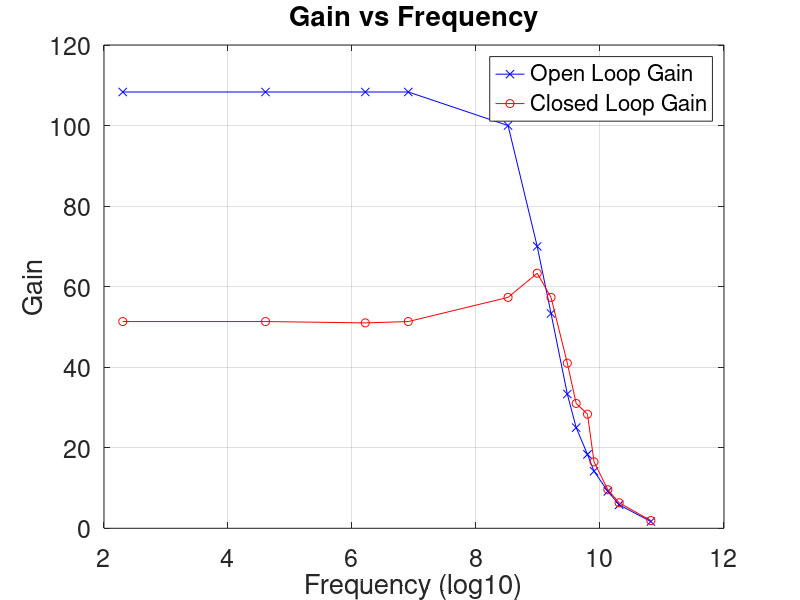
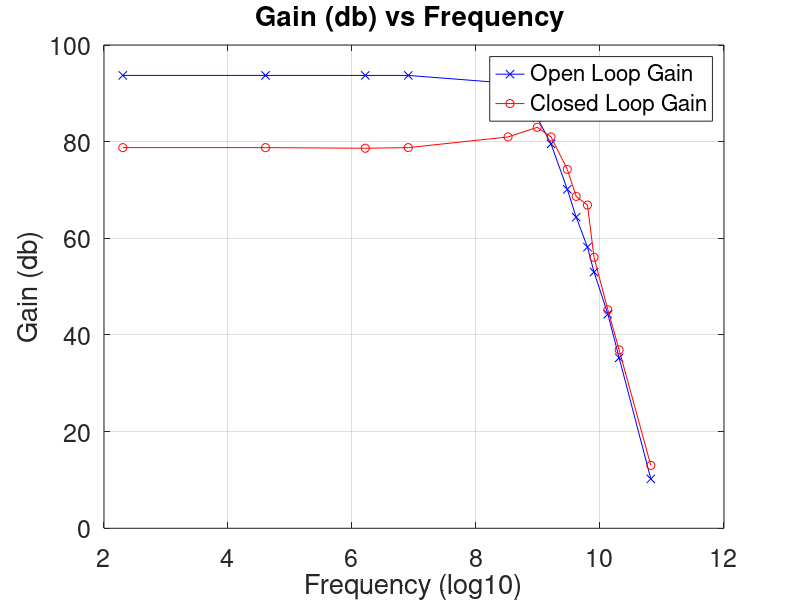
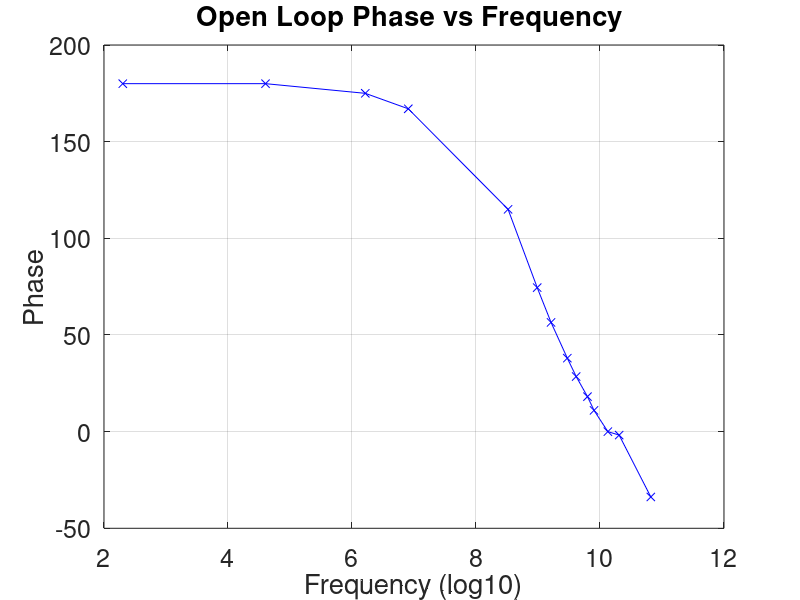
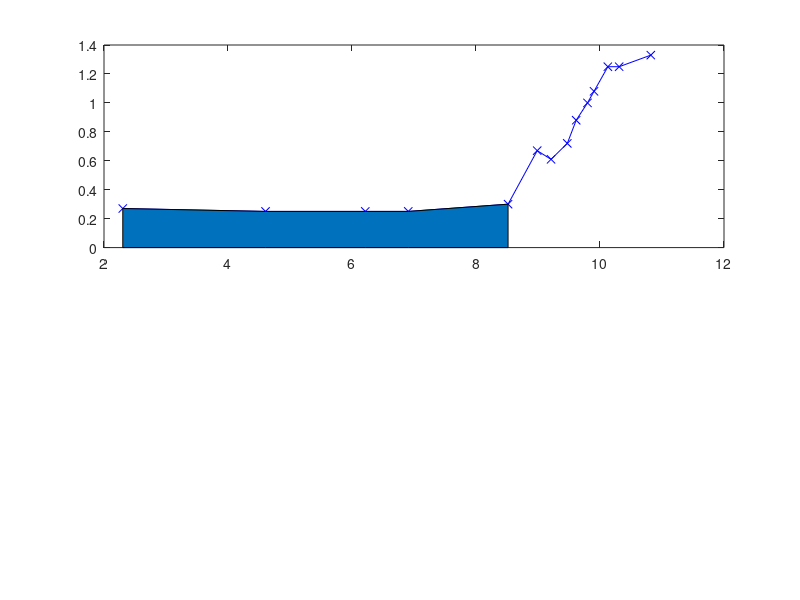

Reproduce these figures in MATLAB, in order. (Note: this script raises an error after producing the figures.)
clc;
close all;
clear all;

%open loop values
open_freq = [0.01	0.1	0.5	1	5	8	10	13	15	18	20	25	30	50] * 1e3;
open_v_in = [120 120 120 120 120 120 120 120 120 120 120 120 120 120] * 1e-3;
open_v_out = [13.0 13.0 13.0 13.0 12.0 8.4	6.4	4.0	3.0	2.2	1.7	1.1	0.7	0.2];
open_v_in_distortion = [270	250	250	250	300	670	610	720	880	1000 1080 1250 1250 1330] * 1e-3;
open_phase = [180.0 180.0 175.0 167.0 115.0 74.5 56.5 38.0 28.5 18.1 11.0 0.0 -1.8 -33.8];

open_v_out_current_limit = [16.2 16.2 16.2 16.2 16.0 16.0 15.8 13.4 9.0	4.6];
open_rl = [1000	900	800	700	600	500	400	300	200	100];

open_gain = open_v_out./open_v_in;
open_gain_db = 20*log(open_gain);
open_freq_log = log(open_freq);

%closed loop values
closed_freq = [0.01	0.1	0.5	1	5	8	10	13	15	18	20	25	30	50] * 1e3;
closed_v_in = [120 120 120 120 120 120 120 120 120 120 120 120 120 120] * 1e-3;
closed_v_out = [6.16	6.16	6.12	6.16	6.88	7.60	6.88	4.92	3.72	3.40	1.98	1.15	0.76	0.23];
closed_v_in_distortion = [510	510	510	520	470	350	390	490	570	710	940	1100	1100	1260] * 1e-3;

closed_v_out_current_limit = [7.80	7.68	7.68	7.68	7.68	7.68	7.68	7.68	7.60	4.40];
closed_rl = [1000	900	800	700	600	500	400	300	200	100];

closed_gain = closed_v_out./closed_v_in;
closed_gain_db = 20*log(closed_gain);
closed_freq_log = log(closed_freq);


%gain vs freq (log scale)
figure(1);
plot(open_freq_log,open_gain,'-xb'); 
hold on
plot(open_freq_log, closed_gain,'-or');
xlabel('Frequency (log10)','Fontsize',24);
ylabel('Gain','Fontsize',24);
title('Gain vs Frequency','Fontsize',24);
set(gca,'Fontsize',18);
grid on;
legend('Open Loop Gain', 'Closed Loop Gain');

% gain (db) vs freq
figure(2);
plot(open_freq_log, open_gain_db,'-xb'); 
hold on
plot(open_freq_log, closed_gain_db,'-or');
xlabel('Frequency (log10)','Fontsize',24);
ylabel('Gain (db)','Fontsize',24);
title('Gain (db) vs Frequency ','Fontsize',24);
set(gca,'Fontsize',18);
grid on;
legend('Open Loop Gain', 'Closed Loop Gain');


% open loop phase vs freq
figure(3);
plot(open_freq_log, open_phase,'-xb'); 
xlabel('Frequency (log10)','Fontsize',24);
ylabel('Phase','Fontsize',24);
title('Open Loop Phase vs Frequency ','Fontsize',24);
set(gca,'Fontsize',18);
grid on;

% Vi at onset of distortion vs freq
figure(4);
subplot(2,1,1);
plot(open_freq_log, open_v_in_distortion,'-xb');
hold on;
h1 = area(open_freq_log(1,1:5), open_v_in_distortion(1,1:5));
h1.FaceColor = 'b';
h1.FaceAlpha = 0.5;
h1.EdgeAlpha = 0;
xlabel('Frequency (log10)','Fontsize',24);
ylabel('Vin (V)','Fontsize',24);
title('Open loop Vin at distortion vs Frequency ','Fontsize',24);
set(gca,'Fontsize',18);
grid on;
hold off;

subplot(2,1,2);
plot(open_freq_log, closed_v_in_distortion,'-or');
hold on;
h1 = area(open_freq_log(1,1:8), closed_v_in_distortion(1,1:8));
h1.FaceColor = 'r';
h1.FaceAlpha = 0.5;
h1.EdgeAlpha = 0;
xlabel('Frequency (log10)','Fontsize',24);
ylabel('Vin (V)','Fontsize',24);
title('Closed loop Vin at distortion vs Frequency ','Fontsize',24);
set(gca,'Fontsize',18);
grid on;
hold off;


% Vout pk-pk vs 1/Rl
figure(5);
plot(open_rl, open_v_out_current_limit,'-xb');
hold on
plot(closed_rl, closed_v_out_current_limit,'-or');
xlabel('RL (ohm)','Fontsize',24);
ylabel('Vout (V))','Fontsize',24);
title('Vout vs RL ','Fontsize',24);
set(gca,'Fontsize',18);
grid on;
legend('Open Loop', 'Closed Loop');


